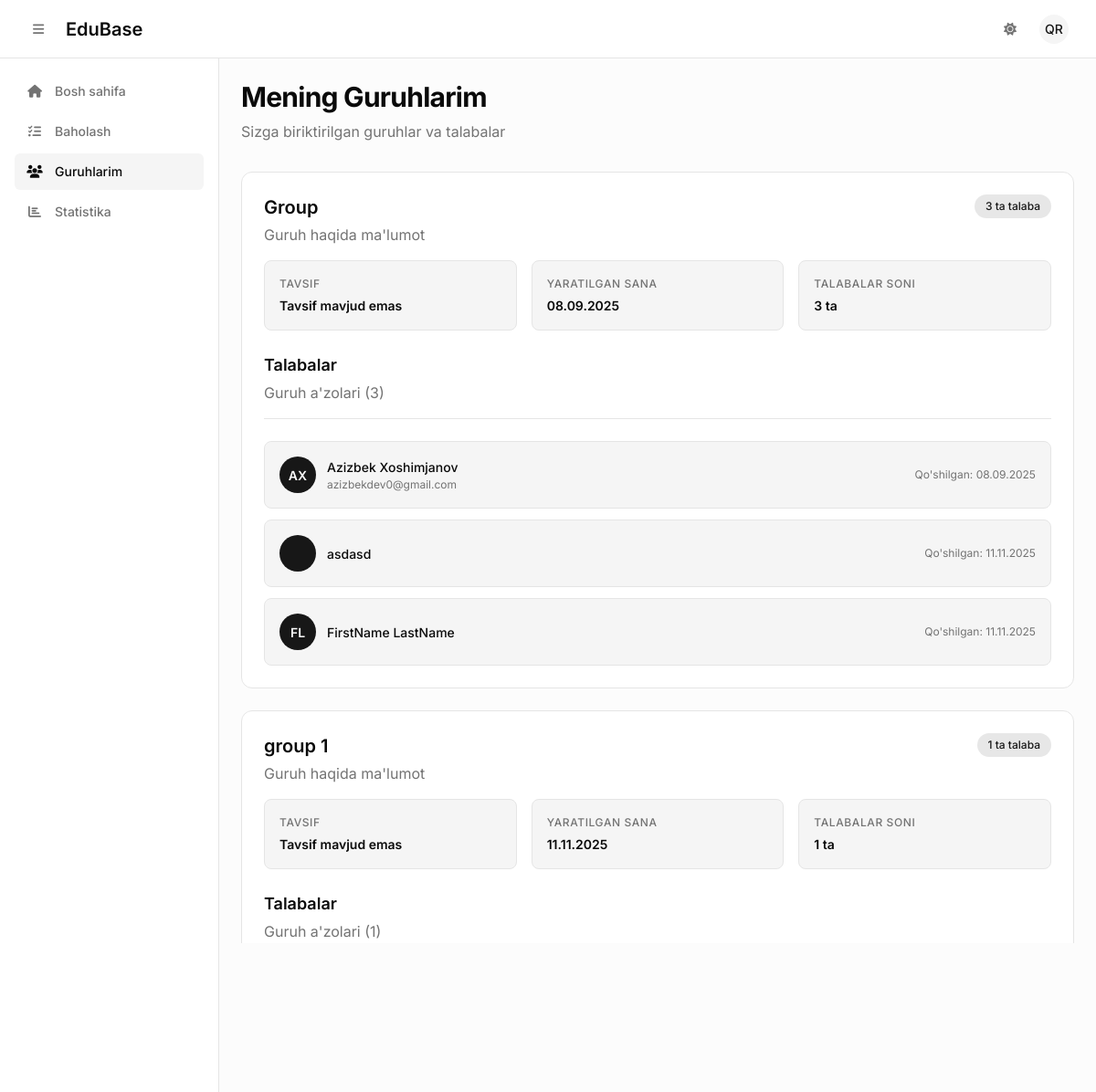
The page /groups/my-groups/ (signed in) on the database its author committed.
### groups/models.py (models this page shows, shortened)
class Group(models.Model):
    name = models.CharField(max_length=255)
    mentor = models.ForeignKey(
        User,
        on_delete=models.CASCADE,
        limit_choices_to={'profile__role': 'mentor'},
        related_name='mentor_groups'  # endi mentor.groups orqali barcha guruhlarini olish mumkin
    )
    created_at = models.DateTimeField(auto_now_add=True)

class GroupStudent(models.Model):
    group = models.ForeignKey(Group, on_delete=models.CASCADE, related_name='students')
    student = models.OneToOneField(
        User,
        on_delete=models.CASCADE,
        limit_choices_to={'profile__role': 'student'},
        related_name='student_group'
    )
    joined_at = models.DateTimeField(auto_now_add=True)
    class Meta:
        unique_together = ['group', 'student']

### groups/views.py (the view)
# urls.py: path('my-groups/', views.mentor_groups, name='mentor_groups'),
@login_required
def mentor_groups(request):
    if request.user.profile.role != 'mentor':
        return redirect('dashboard')
    mentor_groups = Group.objects.filter(mentor=request.user)
    groups_with_students = []
    for group in mentor_groups:
        students = GroupStudent.objects.filter(group=group).select_related('student')
        groups_with_students.append({
            'group': group,
            'students': students
        })
    context = {
        'groups_with_students': groups_with_students,
    }
    return render(request, 'groups/mentor_groups.html', context)

### templates/groups/mentor_groups.html (shortened to what this page needs)
{% extends 'base.html' %}
{% block content %}
<div class="space-y-8 fade-in" id="groupContent">
    <div class="space-y-2">
        <h1 class="text-3xl font-bold tracking-tight text-card">Mening Guruhlarim</h1>
        <p class="text-muted">Sizga biriktirilgan guruhlar va talabalar</p>
    </div>
    {% if groups_with_students %}
    <div class="space-y-6 stagger-animation">
        {% for item in groups_with_students %}
        <div class="card rounded-xl p-6 card-hover">
            <div class="flex items-start justify-between mb-4">
                <div class="flex-1">
                    <h2 class="text-xl font-semibold text-card">{{ item.group.name }}</h2>
                    <p class="text-muted mt-1">Guruh haqida ma'lumot</p>
                </div>
                <span class="badge badge-count">{{ item.students.count }} ta talaba</span>
            </div>
            <div class="info-grid">
                <div class="info-item">
                    <span class="info-label">Tavsif</span>
                    <span class="info-value">{{ item.group.description|default:"Tavsif mavjud emas" }}</span>
                </div>
                <div class="info-item">
                    <span class="info-label">Yaratilgan sana</span>
                    <span class="info-value">{{ item.group.created_at|date:"d.m.Y" }}</span>
                </div>
                <div class="info-item">
                    <span class="info-label">Talabalar soni</span>
                    <span class="info-value">{{ item.students.count }} ta</span>
                </div>
            </div>
            <div class="mt-6">
                <div class="section-header pb-4">
                    <h3 class="text-lg font-semibold text-card">Talabalar</h3>
                    <p class="text-muted mt-1">Guruh a'zolari ({{ item.students.count }})</p>
                </div>
                {% if item.students %}
                <div class="space-y-3">
                    {% for student in item.students %}
                    <div class="student-item fade-in" style=`animation-delay: {{ forloop.counter0|add:2 }}00ms`>
                        <div class="student-info">
                            <div class="avatar">
                                {{ student.student.first_name|first|upper }}{{ student.student.last_name|first|upper }}
                            </div>
                            <div class="student-details">
                                <div class="student-name">
                                    {{ student.student.get_full_name|default:student.student.username }}
                                </div>
                                <div class="student-email">
                                    {{ student.student.email }}
                                </div>
                            </div>
                        </div>
                        <div class="student-joined">
                            Qo'shilgan: {{ student.joined_at|date:"d.m.Y" }}
                        </div>
                    </div>
                    {% endfor %}
                </div>
                {% endif %}
            </div>
        </div>
        {% endfor %}
    </div>
    {% endif %}
</div>
{% endblock %}

### templates/base.html (shortened to what this page needs)
<!DOCTYPE html>
<html lang="uz" class="h-full">
<head>
  <script src="https://cdn.tailwindcss.com"></script>
  <link rel="stylesheet" href="https://cdnjs.cloudflare.com/ajax/libs/font-awesome/6.4.0/css/all.min.css">
</head>
<body class="bg-background text-foreground h-full antialiased">
  <nav class="fixed top-0 inset-x-0 h-16 bg-background/95 backdrop-blur border-b border-border z-30 flex items-center justify-between px-4 sm:px-6">
    <div class="flex items-center space-x-3">
      <button id="sidebarToggle" class="inline-flex items-center justify-center h-9 w-9 rounded-md text-muted-foreground hover:bg-accent hover:text-foreground transition-colors focus-ring">
        <i class="fas fa-bars text-sm"></i>
      </button>
      <a href="{% url 'accounts:dashboard' %}" class="font-semibold text-xl text-foreground">EduBase</a>
    </div>
    <div class="flex items-center space-x-2">
      <button id="themeToggle" class="inline-flex items-center justify-center h-9 w-9 rounded-md text-muted-foreground hover:bg-accent hover:text-foreground transition-colors focus-ring">
        <i class="fas fa-sun block dark:hidden text-sm"></i>
      </button>
      {% if user.is_authenticated %}
      <div class="relative">
        <button id="userBtn" class="flex items-center space-x-2 p-1.5 rounded-md hover:bg-accent transition-colors focus-ring">
          <div class="h-8 w-8 rounded-full bg-accent text-accent-foreground flex items-center justify-center text-sm font-medium">
            {{ user.first_name|first|upper }}{{ user.last_name|first|upper }}
          </div>
        </button>
      </div>
      {% endif %}
    </div>
  </nav>
  <div class="flex pt-16 h-full">
    <div class="layout-container w-full">
      {% if user.is_authenticated %}
      <div id="sidebarWrapper" class="sidebar-wrapper">
        <aside id="sidebar" class="sidebar-transition bg-background border-r border-border w-full h-full" data-collapsed="false">
          <nav class="flex-1 p-4 space-y-1">
            {% with request.resolver_match.url_name as url_name %}
            {% if user.profile.role == 'mentor' %}
            <a href="{% url 'accounts:mentor_dashboard' %}" class="group relative flex items-center px-3 py-2.5 rounded-md text-sm font-medium transition-all duration-200 {% if url_name == 'mentor_dashboard' %}bg-accent text-foreground{% else %}text-muted-foreground hover:bg-accent hover:text-foreground{% endif %}">
              <i class="fas fa-home w-5 text-center"></i>
              <span class="ml-3">Bosh sahifa</span>
            </a>
            <a href="{% url 'attempts:pending_reviews' %}" class="group relative flex items-center px-3 py-2.5 rounded-md text-sm font-medium transition-all duration-200 {% if url_name == 'pending_reviews' %}bg-accent text-foreground{% else %}text-muted-foreground hover:bg-accent hover:text-foreground{% endif %}">
              <i class="fas fa-tasks w-5 text-center"></i>
              <span class="ml-3">Baholash</span>
            </a>
            <a href="{% url 'mentor_groups' %}" class="group relative flex items-center px-3 py-2.5 rounded-md text-sm font-medium transition-all duration-200 {% if url_name == 'mentor_groups' %}bg-accent text-foreground{% else %}text-muted-foreground hover:bg-accent hover:text-foreground{% endif %}">
              <i class="fas fa-users w-5 text-center"></i>
              <span class="ml-3">Guruhlarim</span>
            </a>
            <a href="{% url 'attempts:mentor_stats' %}" class="group relative flex items-center px-3 py-2.5 rounded-md text-sm font-medium transition-all duration-200 {% if url_name == 'mentor_stats' %}bg-accent text-foreground{% else %}text-muted-foreground hover:bg-accent hover:text-foreground{% endif %}">
              <i class="fas fa-chart-bar w-5 text-center"></i>
              <span class="ml-3">Statistika</span>
            </a>
            {% endif %}
            {% endwith %}
          </nav>
        </aside>
      </div>
      {% endif %}
      <div class="main-content-wrapper">
        <main class="main-content">
          <div class="page-content h-full overflow-y-auto p-6 bg-muted/30">
            <div class="max-w-7xl mx-auto">
              {% block content %}{% endblock %}
            </div>
          </div>
        </main>
      </div>
    </div>
  </div>
</body>
</html>

### templates/base.html (style rules this page uses)
:root { --background: 0 0% 100%; --foreground: 0 0% 3.9%; --muted: 0 0% 96.1%; --muted-foreground: 0 0% 45.1%; --border: 0 0% 89.8%; --accent: 0 0% 96.1%; --accent-foreground: 0 0% 9%; --primary: 0 0% 9%; --primary-foreground: 0 0% 98%; --secondary: 0 0% 96.1%; --secondary-foreground: 0 0% 9%; --destructive: 0 84.2% 60.2%; --destructive-foreground: 0 0% 98%; --radius: 0.5rem; }
* { border-color: hsl(var(--border)); }
body { font-family: 'Inter', system-ui, sans-serif; background-color: hsl(var(--background)); color: hsl(var(--foreground)); transition: background-color 0.3s, color 0.3s; }
.sidebar-transition { transition: transform 0.2s cubic-bezier(0.4, 0, 0.2, 1); }
.page-content { opacity: 0; transform: translateY(10px); animation: fadeInUp 0.3s ease forwards; }
.layout-container { display: flex; height: calc(100vh - 64px); position: relative; }
.sidebar-wrapper { flex-shrink: 0; width: 240px; transition: width 0.2s cubic-bezier(0.4, 0, 0.2, 1); }
.main-content-wrapper { flex: 1; min-width: 0; overflow: hidden; }
.main-content { height: 100%; overflow-y: auto; }
.card-hover { transition: all 0.2s ease; }

### templates/groups/mentor_groups.html (style rules this page uses)
:root { --card: 0 0% 100%; --card-foreground: 0 0% 3.9%; --muted: 0 0% 96.1%; --muted-foreground: 0 0% 45.1%; --border: 0 0% 89.8%; --primary: 0 0% 9%; --primary-foreground: 0 0% 98%; --secondary: 0 0% 96.1%; --secondary-foreground: 0 0% 9%; }
.card { background-color: hsl(var(--card)); color: hsl(var(--card-foreground)); border: 1px solid hsl(var(--border)); }
.card-hover { transition: all 0.3s cubic-bezier(0.4, 0, 0.2, 1); }
.text-card { color: hsl(var(--card-foreground)); }
.text-muted { color: hsl(var(--muted-foreground)); }
.avatar { width: 2.5rem; height: 2.5rem; border-radius: 50%; display: flex; align-items: center; justify-content: center; background-color: hsl(var(--primary)); color: hsl(var(--primary-foreground)); font-weight: 600; font-size: 0.875rem; }
.badge { display: inline-flex; align-items: center; padding: 0.25rem 0.75rem; border-radius: 9999px; font-size: 0.75rem; font-weight: 500; }
.badge-count { background-color: hsl(var(--primary) / 0.1); color: hsl(var(--primary)); }
.info-grid { display: grid; grid-template-columns: 1fr; gap: 1rem; margin-top: 1rem; }
@media (min-width: 640px) { .info-grid { grid-template-columns: repeat(3, 1fr); } }
.info-item { display: flex; flex-direction: column; gap: 0.25rem; padding: 1rem; border-radius: 0.5rem; background-color: hsl(var(--muted)); border: 1px solid hsl(var(--border)); }
.info-label { font-size: 0.75rem; font-weight: 500; color: hsl(var(--muted-foreground)); text-transform: uppercase; letter-spacing: 0.05em; }
.info-value { font-size: 0.875rem; font-weight: 600; color: hsl(var(--card-foreground)); }
.student-item { display: flex; align-items: center; justify-content: space-between; padding: 1rem; border-radius: 0.5rem; background-color: hsl(var(--muted)); border: 1px solid hsl(var(--border)); transition: all 0.2s ease; }
.student-info { display: flex; align-items: center; gap: 0.75rem; flex: 1; }
.student-details { display: flex; flex-direction: column; }
.student-name { font-size: 0.875rem; font-weight: 500; color: hsl(var(--card-foreground)); }
.student-email { font-size: 0.75rem; color: hsl(var(--muted-foreground)); }
.student-joined { font-size: 0.75rem; color: hsl(var(--muted-foreground)); }
.fade-in { animation: fadeIn 0.5s ease-out forwards; }
.stagger-animation > * { opacity: 0; animation: fadeIn 0.5s ease-out forwards; }
.stagger-animation > *:nth-child(1) { animation-delay: 0.1s; }
.stagger-animation > *:nth-child(2) { animation-delay: 0.2s; }
.section-header { border-bottom: 1px solid hsl(var(--border)); margin-bottom: 1.5rem; }

### rows shown on the page
Group: group.name "Group", students.count "3", group.description "Tavsif mavjud emas", group.created_at "08.09.2025"
GroupStudent: student.first_name|first "A", student.last_name|first "X", student.get_full_name "Azizbek Xoshimjanov", student.email "azizbekdev0@gmail.com", joined_at "08.09.2025"
GroupStudent: student.get_full_name "asdasd", joined_at "11.11.2025"
GroupStudent: student.first_name|first "F", student.last_name|first "L", student.get_full_name "FirstName LastName", joined_at "11.11.2025"
Group: group.name "group 1", students.count "1", group.description "Tavsif mavjud emas", group.created_at "11.11.2025"

### other values the page prints
{{ user.first_name|first|upper }} "Q"
{{ user.last_name|first|upper }} "R"
